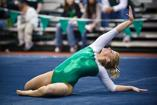
#> input picture data/lsp-master/images/im00001.jpg, 157 x 105 px; its folder holds only this picture in this run
$ jupyter execute --allow-errors image_resize.ipynb   (older library calls are emulated)
#> lines starting #> are read from the running program, lines starting #| are printed output that depends on the picture
[cell 1]
from PIL import Image
import os, sys
path = "./images/"
dirs = os.listdir( path )
def resize():
    for item in dirs:
        if os.path.isfile(path+item):
            img = Image.open(path+item)
#> img is the input picture: PIL image 157x105 RGB; mean R, G, B 78.5, 94.8, 105.7
            print(img.size)
#| (157, 105)
            f, e = os.path.splitext(path+item)
            img = img.resize((128,128), Image.ANTIALIAS)
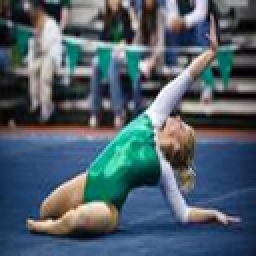
#> img: PIL image 128x128 RGB (shown 2 times larger); mean R, G, B 78.5, 94.8, 105.7
            img.save(f + '.jpg')
            print(img.size)
#| (128, 128)
resize()

[cell 2]
import numpy as np
import PIL
from PIL import Image
import os, sys
path = "./images/"
dirs = os.listdir( path )

n=2500
image_size=128
def to_numpy():
    array_img = np.zeros((n,image_size,image_size,3))
    i=0
    for item in dirs:
        if i>=n:
            return array_img
        elif os.path.isfile(path+item):
            img = Image.open(path+item)
            array_img[i] = np.asarray(img)
            i+=1

array_img = to_numpy()

#> (a cell that did not finish here is left out)

[cell 4]
import scipy.io
from scipy.io import loadmat
joints = loadmat('joints.mat')
#> (reads data/lsp-master/joints.mat from the repository)
